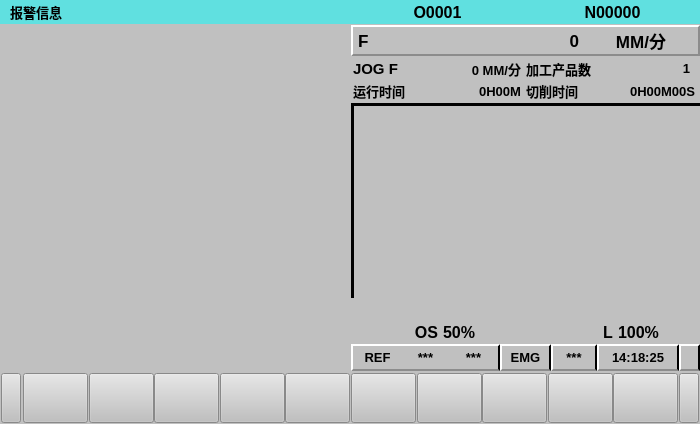
<?xml version="1.0" encoding="UTF-8"?>
<ui version="4.0">
 <class>Form</class>
 <widget class="QWidget" name="Form">
  <property name="geometry">
   <rect>
    <x>0</x>
    <y>0</y>
    <width>700</width>
    <height>424</height>
   </rect>
  </property>
  <property name="minimumSize">
   <size>
    <width>700</width>
    <height>424</height>
   </size>
  </property>
  <property name="maximumSize">
   <size>
    <width>700</width>
    <height>424</height>
   </size>
  </property>
  <property name="windowTitle">
   <string>Form</string>
  </property>
  <property name="styleSheet">
   <string notr="true">background-color: rgb(192, 192, 192);</string>
  </property>
  <layout class="QVBoxLayout" name="verticalLayout" stretch="5,71,10">
   <property name="spacing">
    <number>1</number>
   </property>
   <property name="leftMargin">
    <number>0</number>
   </property>
   <property name="topMargin">
    <number>0</number>
   </property>
   <property name="rightMargin">
    <number>0</number>
   </property>
   <property name="bottomMargin">
    <number>0</number>
   </property>
   <item>
    <widget class="QWidget" name="widget" native="true">
     <property name="styleSheet">
      <string notr="true">background-color: rgb(96, 224, 224);</string>
     </property>
     <layout class="QHBoxLayout" name="horizontalLayout" stretch="1,1,1,1">
      <property name="spacing">
       <number>0</number>
      </property>
      <property name="leftMargin">
       <number>0</number>
      </property>
      <property name="topMargin">
       <number>0</number>
      </property>
      <property name="rightMargin">
       <number>0</number>
      </property>
      <property name="bottomMargin">
       <number>0</number>
      </property>
      <item>
       <widget class="QLabel" name="label">
        <property name="font">
         <font>
          <pointsize>10</pointsize>
          <weight>75</weight>
          <bold>true</bold>
         </font>
        </property>
        <property name="styleSheet">
         <string notr="true"/>
        </property>
        <property name="text">
         <string>报警信息</string>
        </property>
        <property name="indent">
         <number>10</number>
        </property>
       </widget>
      </item>
      <item>
       <widget class="QLabel" name="label_2">
        <property name="styleSheet">
         <string notr="true"/>
        </property>
        <property name="text">
         <string/>
        </property>
       </widget>
      </item>
      <item>
       <widget class="QLabel" name="Lab_File_Name">
        <property name="font">
         <font>
          <pointsize>12</pointsize>
          <weight>75</weight>
          <bold>true</bold>
         </font>
        </property>
        <property name="styleSheet">
         <string notr="true"/>
        </property>
        <property name="text">
         <string>O0001</string>
        </property>
        <property name="alignment">
         <set>Qt::AlignCenter</set>
        </property>
       </widget>
      </item>
      <item>
       <widget class="QLabel" name="Lab_LineNum">
        <property name="font">
         <font>
          <pointsize>12</pointsize>
          <weight>75</weight>
          <bold>true</bold>
         </font>
        </property>
        <property name="styleSheet">
         <string notr="true"/>
        </property>
        <property name="text">
         <string>N00000</string>
        </property>
        <property name="alignment">
         <set>Qt::AlignCenter</set>
        </property>
       </widget>
      </item>
     </layout>
    </widget>
   </item>
   <item>
    <widget class="QWidget" name="widget_2" native="true">
     <property name="styleSheet">
      <string notr="true"/>
     </property>
     <layout class="QGridLayout" name="gridLayout" rowstretch="3,2" columnstretch="1,1">
      <property name="leftMargin">
       <number>0</number>
      </property>
      <property name="topMargin">
       <number>0</number>
      </property>
      <property name="rightMargin">
       <number>0</number>
      </property>
      <property name="bottomMargin">
       <number>0</number>
      </property>
      <property name="spacing">
       <number>1</number>
      </property>
      <item row="0" column="0">
       <widget class="QWidget" name="window_position" native="true">
        <property name="styleSheet">
         <string notr="true"/>
        </property>
       </widget>
      </item>
      <item row="0" column="1" rowspan="2">
       <widget class="QWidget" name="widget_4" native="true">
        <property name="styleSheet">
         <string notr="true"/>
        </property>
        <layout class="QVBoxLayout" name="verticalLayout_2" stretch="7,10,44,10,6">
         <property name="spacing">
          <number>1</number>
         </property>
         <property name="leftMargin">
          <number>0</number>
         </property>
         <property name="topMargin">
          <number>0</number>
         </property>
         <property name="rightMargin">
          <number>0</number>
         </property>
         <property name="bottomMargin">
          <number>0</number>
         </property>
         <item>
          <widget class="QWidget" name="widget_7" native="true">
           <property name="styleSheet">
            <string notr="true"/>
           </property>
           <layout class="QHBoxLayout" name="horizontalLayout_3" stretch="1,1,1">
            <property name="spacing">
             <number>0</number>
            </property>
            <property name="leftMargin">
             <number>0</number>
            </property>
            <property name="topMargin">
             <number>0</number>
            </property>
            <property name="rightMargin">
             <number>0</number>
            </property>
            <property name="bottomMargin">
             <number>0</number>
            </property>
            <item>
             <widget class="QLabel" name="label_5">
              <property name="font">
               <font>
                <pointsize>13</pointsize>
                <weight>75</weight>
                <bold>true</bold>
               </font>
              </property>
              <property name="styleSheet">
               <string notr="true">border-left: 2px solid white;
border-top: 2px solid white;
border-bottom: 2px solid rgb(140,140,140);</string>
              </property>
              <property name="text">
               <string>F</string>
              </property>
              <property name="indent">
               <number>5</number>
              </property>
             </widget>
            </item>
            <item>
             <widget class="QLabel" name="Lab_Auto_FSpeed">
              <property name="font">
               <font>
                <pointsize>13</pointsize>
                <weight>75</weight>
                <bold>true</bold>
               </font>
              </property>
              <property name="styleSheet">
               <string notr="true">border-top: 2px solid white;
border-bottom: 2px solid rgb(140,140,140);</string>
              </property>
              <property name="text">
               <string>0</string>
              </property>
              <property name="alignment">
               <set>Qt::AlignRight|Qt::AlignTrailing|Qt::AlignVCenter</set>
              </property>
              <property name="indent">
               <number>5</number>
              </property>
             </widget>
            </item>
            <item>
             <widget class="QLabel" name="label_7">
              <property name="font">
               <font>
                <pointsize>13</pointsize>
                <weight>75</weight>
                <bold>true</bold>
               </font>
              </property>
              <property name="styleSheet">
               <string notr="true">border-right: 2px solid rgb(140,140,140);
border-top: 2px solid white;
border-bottom: 2px solid rgb(140,140,140);</string>
              </property>
              <property name="text">
               <string>MM/分</string>
              </property>
              <property name="alignment">
               <set>Qt::AlignCenter</set>
              </property>
             </widget>
            </item>
           </layout>
          </widget>
         </item>
         <item>
          <widget class="QWidget" name="widget_8" native="true">
           <property name="styleSheet">
            <string notr="true"/>
           </property>
           <layout class="QGridLayout" name="gridLayout_2" rowstretch="1,1" columnstretch="1,1,1,1">
            <property name="leftMargin">
             <number>0</number>
            </property>
            <property name="topMargin">
             <number>0</number>
            </property>
            <property name="rightMargin">
             <number>0</number>
            </property>
            <property name="bottomMargin">
             <number>0</number>
            </property>
            <property name="spacing">
             <number>0</number>
            </property>
            <item row="0" column="0">
             <widget class="QLabel" name="label_8">
              <property name="font">
               <font>
                <pointsize>11</pointsize>
                <weight>75</weight>
                <bold>true</bold>
               </font>
              </property>
              <property name="styleSheet">
               <string notr="true"/>
              </property>
              <property name="text">
               <string>JOG F</string>
              </property>
              <property name="indent">
               <number>2</number>
              </property>
             </widget>
            </item>
            <item row="0" column="1">
             <widget class="QLabel" name="Lab_FSpeed">
              <property name="font">
               <font>
                <pointsize>10</pointsize>
                <weight>75</weight>
                <bold>true</bold>
               </font>
              </property>
              <property name="styleSheet">
               <string notr="true"/>
              </property>
              <property name="text">
               <string>0 MM/分</string>
              </property>
              <property name="alignment">
               <set>Qt::AlignRight|Qt::AlignTrailing|Qt::AlignVCenter</set>
              </property>
              <property name="indent">
               <number>5</number>
              </property>
             </widget>
            </item>
            <item row="0" column="2">
             <widget class="QLabel" name="label_12">
              <property name="font">
               <font>
                <pointsize>10</pointsize>
                <weight>75</weight>
                <bold>true</bold>
               </font>
              </property>
              <property name="styleSheet">
               <string notr="true"/>
              </property>
              <property name="text">
               <string>加工产品数</string>
              </property>
             </widget>
            </item>
            <item row="0" column="3">
             <widget class="QLabel" name="Lab_Num">
              <property name="font">
               <font>
                <pointsize>10</pointsize>
                <weight>75</weight>
                <bold>true</bold>
               </font>
              </property>
              <property name="styleSheet">
               <string notr="true"/>
              </property>
              <property name="text">
               <string>1</string>
              </property>
              <property name="alignment">
               <set>Qt::AlignRight|Qt::AlignTrailing|Qt::AlignVCenter</set>
              </property>
              <property name="indent">
               <number>10</number>
              </property>
             </widget>
            </item>
            <item row="1" column="0">
             <widget class="QLabel" name="label_9">
              <property name="font">
               <font>
                <pointsize>10</pointsize>
                <weight>75</weight>
                <bold>true</bold>
               </font>
              </property>
              <property name="styleSheet">
               <string notr="true"/>
              </property>
              <property name="text">
               <string>运行时间</string>
              </property>
              <property name="indent">
               <number>2</number>
              </property>
             </widget>
            </item>
            <item row="1" column="1">
             <widget class="QLabel" name="Lab_Time_Run">
              <property name="font">
               <font>
                <pointsize>10</pointsize>
                <weight>75</weight>
                <bold>true</bold>
               </font>
              </property>
              <property name="styleSheet">
               <string notr="true"/>
              </property>
              <property name="text">
               <string>0H00M</string>
              </property>
              <property name="alignment">
               <set>Qt::AlignRight|Qt::AlignTrailing|Qt::AlignVCenter</set>
              </property>
              <property name="indent">
               <number>5</number>
              </property>
             </widget>
            </item>
            <item row="1" column="2">
             <widget class="QLabel" name="label_13">
              <property name="font">
               <font>
                <pointsize>10</pointsize>
                <weight>75</weight>
                <bold>true</bold>
               </font>
              </property>
              <property name="styleSheet">
               <string notr="true"/>
              </property>
              <property name="text">
               <string>切削时间</string>
              </property>
             </widget>
            </item>
            <item row="1" column="3">
             <widget class="QLabel" name="Lab_Time_Cut">
              <property name="font">
               <font>
                <pointsize>10</pointsize>
                <weight>75</weight>
                <bold>true</bold>
               </font>
              </property>
              <property name="styleSheet">
               <string notr="true"/>
              </property>
              <property name="text">
               <string>0H00M00S</string>
              </property>
              <property name="alignment">
               <set>Qt::AlignRight|Qt::AlignTrailing|Qt::AlignVCenter</set>
              </property>
              <property name="indent">
               <number>5</number>
              </property>
             </widget>
            </item>
           </layout>
          </widget>
         </item>
         <item>
          <widget class="QWidget" name="window_message" native="true">
           <property name="styleSheet">
            <string notr="true">border-left: 3px solid black;
border-top: 3px solid black;</string>
           </property>
          </widget>
         </item>
         <item>
          <widget class="QWidget" name="widget_10" native="true">
           <property name="styleSheet">
            <string notr="true"/>
           </property>
           <layout class="QGridLayout" name="gridLayout_3" rowstretch="1,1" columnstretch="1,1,1,1">
            <property name="leftMargin">
             <number>0</number>
            </property>
            <property name="topMargin">
             <number>0</number>
            </property>
            <property name="rightMargin">
             <number>0</number>
            </property>
            <property name="bottomMargin">
             <number>0</number>
            </property>
            <property name="spacing">
             <number>0</number>
            </property>
            <item row="0" column="0" colspan="4">
             <widget class="QLabel" name="label_6">
              <property name="styleSheet">
               <string notr="true"/>
              </property>
              <property name="text">
               <string/>
              </property>
             </widget>
            </item>
            <item row="1" column="0">
             <widget class="QLabel" name="label_10">
              <property name="font">
               <font>
                <pointsize>12</pointsize>
                <weight>75</weight>
                <bold>true</bold>
               </font>
              </property>
              <property name="styleSheet">
               <string notr="true"/>
              </property>
              <property name="text">
               <string>OS</string>
              </property>
              <property name="alignment">
               <set>Qt::AlignRight|Qt::AlignTrailing|Qt::AlignVCenter</set>
              </property>
             </widget>
            </item>
            <item row="1" column="1">
             <widget class="QLabel" name="Lab_OSper">
              <property name="font">
               <font>
                <pointsize>12</pointsize>
                <weight>75</weight>
                <bold>true</bold>
               </font>
              </property>
              <property name="styleSheet">
               <string notr="true"/>
              </property>
              <property name="text">
               <string>50%</string>
              </property>
              <property name="indent">
               <number>5</number>
              </property>
             </widget>
            </item>
            <item row="1" column="2">
             <widget class="QLabel" name="label_11">
              <property name="font">
               <font>
                <pointsize>12</pointsize>
                <weight>75</weight>
                <bold>true</bold>
               </font>
              </property>
              <property name="styleSheet">
               <string notr="true"/>
              </property>
              <property name="text">
               <string>L</string>
              </property>
              <property name="alignment">
               <set>Qt::AlignRight|Qt::AlignTrailing|Qt::AlignVCenter</set>
              </property>
             </widget>
            </item>
            <item row="1" column="3">
             <widget class="QLabel" name="Lab_Lper">
              <property name="font">
               <font>
                <pointsize>12</pointsize>
                <weight>75</weight>
                <bold>true</bold>
               </font>
              </property>
              <property name="styleSheet">
               <string notr="true"/>
              </property>
              <property name="text">
               <string>100%</string>
              </property>
              <property name="indent">
               <number>5</number>
              </property>
             </widget>
            </item>
           </layout>
          </widget>
         </item>
         <item>
          <widget class="QWidget" name="widget_11" native="true">
           <property name="styleSheet">
            <string notr="true"/>
           </property>
           <layout class="QHBoxLayout" name="horizontalLayout_4" stretch="10,9,10,10,9,16,4">
            <property name="spacing">
             <number>0</number>
            </property>
            <property name="leftMargin">
             <number>0</number>
            </property>
            <property name="topMargin">
             <number>0</number>
            </property>
            <property name="rightMargin">
             <number>0</number>
            </property>
            <property name="bottomMargin">
             <number>0</number>
            </property>
            <item>
             <widget class="QLabel" name="Lab_Mode">
              <property name="minimumSize">
               <size>
                <width>0</width>
                <height>0</height>
               </size>
              </property>
              <property name="maximumSize">
               <size>
                <width>16777215</width>
                <height>16777215</height>
               </size>
              </property>
              <property name="font">
               <font>
                <pointsize>10</pointsize>
                <weight>75</weight>
                <bold>true</bold>
               </font>
              </property>
              <property name="styleSheet">
               <string notr="true">border-left: 2px solid white;
border-top: 2px solid white;
border-bottom: 2px solid rgb(140,140,140);</string>
              </property>
              <property name="text">
               <string>REF</string>
              </property>
              <property name="alignment">
               <set>Qt::AlignCenter</set>
              </property>
             </widget>
            </item>
            <item>
             <widget class="QLabel" name="label_15">
              <property name="minimumSize">
               <size>
                <width>0</width>
                <height>0</height>
               </size>
              </property>
              <property name="maximumSize">
               <size>
                <width>16777215</width>
                <height>16777215</height>
               </size>
              </property>
              <property name="font">
               <font>
                <pointsize>10</pointsize>
                <weight>75</weight>
                <bold>true</bold>
               </font>
              </property>
              <property name="styleSheet">
               <string notr="true">border-top: 2px solid white;
border-bottom: 2px solid rgb(140,140,140);</string>
              </property>
              <property name="text">
               <string>***</string>
              </property>
              <property name="alignment">
               <set>Qt::AlignCenter</set>
              </property>
             </widget>
            </item>
            <item>
             <widget class="QLabel" name="label_16">
              <property name="minimumSize">
               <size>
                <width>0</width>
                <height>0</height>
               </size>
              </property>
              <property name="maximumSize">
               <size>
                <width>16777215</width>
                <height>16777215</height>
               </size>
              </property>
              <property name="font">
               <font>
                <pointsize>10</pointsize>
                <weight>75</weight>
                <bold>true</bold>
               </font>
              </property>
              <property name="styleSheet">
               <string notr="true">border-top: 2px solid white;
border-right: 2px solid black;
border-bottom: 2px solid rgb(140,140,140);</string>
              </property>
              <property name="text">
               <string>***</string>
              </property>
              <property name="alignment">
               <set>Qt::AlignCenter</set>
              </property>
             </widget>
            </item>
            <item>
             <widget class="QLabel" name="Lab_EMG">
              <property name="minimumSize">
               <size>
                <width>0</width>
                <height>0</height>
               </size>
              </property>
              <property name="maximumSize">
               <size>
                <width>16777215</width>
                <height>16777215</height>
               </size>
              </property>
              <property name="font">
               <font>
                <pointsize>10</pointsize>
                <weight>75</weight>
                <bold>true</bold>
               </font>
              </property>
              <property name="styleSheet">
               <string notr="true">border-top: 2px solid white;
border-left: 2px solid white;
border-right: 2px solid black;
border-bottom: 2px solid rgb(140,140,140);</string>
              </property>
              <property name="text">
               <string>EMG</string>
              </property>
              <property name="alignment">
               <set>Qt::AlignCenter</set>
              </property>
             </widget>
            </item>
            <item>
             <widget class="QLabel" name="Lab_ALM">
              <property name="minimumSize">
               <size>
                <width>0</width>
                <height>0</height>
               </size>
              </property>
              <property name="maximumSize">
               <size>
                <width>16777215</width>
                <height>16777215</height>
               </size>
              </property>
              <property name="font">
               <font>
                <pointsize>10</pointsize>
                <weight>75</weight>
                <bold>true</bold>
               </font>
              </property>
              <property name="styleSheet">
               <string notr="true">border-left: 2px solid white;
border-top: 2px solid white;
border-right: 2px solid black;
border-bottom: 2px solid rgb(140,140,140);</string>
              </property>
              <property name="text">
               <string>***</string>
              </property>
              <property name="alignment">
               <set>Qt::AlignCenter</set>
              </property>
             </widget>
            </item>
            <item>
             <widget class="QLabel" name="Lab_Date">
              <property name="minimumSize">
               <size>
                <width>0</width>
                <height>0</height>
               </size>
              </property>
              <property name="maximumSize">
               <size>
                <width>16777215</width>
                <height>16777215</height>
               </size>
              </property>
              <property name="font">
               <font>
                <pointsize>10</pointsize>
                <weight>75</weight>
                <bold>true</bold>
               </font>
              </property>
              <property name="styleSheet">
               <string notr="true">border-left: 2px solid white;
border-top: 2px solid white;
border-right: 2px solid black;
border-bottom: 2px solid rgb(140,140,140);</string>
              </property>
              <property name="text">
               <string>14:18:25</string>
              </property>
              <property name="alignment">
               <set>Qt::AlignCenter</set>
              </property>
             </widget>
            </item>
            <item>
             <widget class="QLabel" name="label_20">
              <property name="minimumSize">
               <size>
                <width>0</width>
                <height>0</height>
               </size>
              </property>
              <property name="maximumSize">
               <size>
                <width>16777215</width>
                <height>16777215</height>
               </size>
              </property>
              <property name="font">
               <font>
                <pointsize>10</pointsize>
                <weight>75</weight>
                <bold>true</bold>
               </font>
              </property>
              <property name="styleSheet">
               <string notr="true">border-left: 2px solid white;
border-top: 2px solid white;
border-right: 2px solid black;
border-bottom: 2px solid rgb(140,140,140);</string>
              </property>
              <property name="text">
               <string/>
              </property>
             </widget>
            </item>
           </layout>
          </widget>
         </item>
        </layout>
       </widget>
      </item>
      <item row="1" column="0">
       <widget class="QWidget" name="Lab_Modal" native="true">
        <property name="styleSheet">
         <string notr="true"/>
        </property>
       </widget>
      </item>
     </layout>
    </widget>
   </item>
   <item>
    <widget class="QWidget" name="widget_3" native="true">
     <property name="styleSheet">
      <string notr="true"/>
     </property>
     <layout class="QHBoxLayout" name="horizontalLayout_2">
      <property name="spacing">
       <number>2</number>
      </property>
      <property name="leftMargin">
       <number>1</number>
      </property>
      <property name="topMargin">
       <number>1</number>
      </property>
      <property name="rightMargin">
       <number>1</number>
      </property>
      <property name="bottomMargin">
       <number>1</number>
      </property>
      <item>
       <widget class="QPushButton" name="Btn_BACK">
        <property name="minimumSize">
         <size>
          <width>20</width>
          <height>50</height>
         </size>
        </property>
        <property name="maximumSize">
         <size>
          <width>20</width>
          <height>50</height>
         </size>
        </property>
        <property name="font">
         <font>
          <pointsize>13</pointsize>
          <weight>75</weight>
          <bold>true</bold>
         </font>
        </property>
        <property name="styleSheet">
         <string notr="true">color: rgb(3, 255, 255);</string>
        </property>
        <property name="text">
         <string/>
        </property>
       </widget>
      </item>
      <item>
       <widget class="CRTSoftBtn" name="Btn_One">
        <property name="minimumSize">
         <size>
          <width>65</width>
          <height>50</height>
         </size>
        </property>
        <property name="maximumSize">
         <size>
          <width>65</width>
          <height>50</height>
         </size>
        </property>
        <property name="styleSheet">
         <string notr="true"/>
        </property>
        <property name="text">
         <string/>
        </property>
        <property name="checkable">
         <bool>true</bool>
        </property>
       </widget>
      </item>
      <item>
       <widget class="CRTSoftBtn" name="Btn_Two">
        <property name="minimumSize">
         <size>
          <width>65</width>
          <height>50</height>
         </size>
        </property>
        <property name="maximumSize">
         <size>
          <width>65</width>
          <height>50</height>
         </size>
        </property>
        <property name="styleSheet">
         <string notr="true"/>
        </property>
        <property name="text">
         <string/>
        </property>
        <property name="checkable">
         <bool>true</bool>
        </property>
       </widget>
      </item>
      <item>
       <widget class="CRTSoftBtn" name="Btn_Three">
        <property name="minimumSize">
         <size>
          <width>65</width>
          <height>50</height>
         </size>
        </property>
        <property name="maximumSize">
         <size>
          <width>65</width>
          <height>50</height>
         </size>
        </property>
        <property name="styleSheet">
         <string notr="true"/>
        </property>
        <property name="text">
         <string/>
        </property>
        <property name="checkable">
         <bool>true</bool>
        </property>
       </widget>
      </item>
      <item>
       <widget class="CRTSoftBtn" name="Btn_Four">
        <property name="minimumSize">
         <size>
          <width>65</width>
          <height>50</height>
         </size>
        </property>
        <property name="maximumSize">
         <size>
          <width>65</width>
          <height>50</height>
         </size>
        </property>
        <property name="styleSheet">
         <string notr="true"/>
        </property>
        <property name="text">
         <string/>
        </property>
        <property name="checkable">
         <bool>true</bool>
        </property>
       </widget>
      </item>
      <item>
       <widget class="CRTSoftBtn" name="Btn_Five">
        <property name="minimumSize">
         <size>
          <width>65</width>
          <height>50</height>
         </size>
        </property>
        <property name="maximumSize">
         <size>
          <width>65</width>
          <height>50</height>
         </size>
        </property>
        <property name="styleSheet">
         <string notr="true"/>
        </property>
        <property name="text">
         <string/>
        </property>
        <property name="checkable">
         <bool>true</bool>
        </property>
       </widget>
      </item>
      <item>
       <widget class="CRTSoftBtn" name="Btn_Six">
        <property name="minimumSize">
         <size>
          <width>65</width>
          <height>50</height>
         </size>
        </property>
        <property name="maximumSize">
         <size>
          <width>65</width>
          <height>50</height>
         </size>
        </property>
        <property name="styleSheet">
         <string notr="true"/>
        </property>
        <property name="text">
         <string/>
        </property>
        <property name="checkable">
         <bool>true</bool>
        </property>
       </widget>
      </item>
      <item>
       <widget class="CRTSoftBtn" name="Btn_Seven">
        <property name="minimumSize">
         <size>
          <width>65</width>
          <height>50</height>
         </size>
        </property>
        <property name="maximumSize">
         <size>
          <width>65</width>
          <height>50</height>
         </size>
        </property>
        <property name="styleSheet">
         <string notr="true"/>
        </property>
        <property name="text">
         <string/>
        </property>
        <property name="checkable">
         <bool>true</bool>
        </property>
       </widget>
      </item>
      <item>
       <widget class="CRTSoftBtn" name="Btn_Eight">
        <property name="minimumSize">
         <size>
          <width>65</width>
          <height>50</height>
         </size>
        </property>
        <property name="maximumSize">
         <size>
          <width>65</width>
          <height>50</height>
         </size>
        </property>
        <property name="styleSheet">
         <string notr="true"/>
        </property>
        <property name="text">
         <string/>
        </property>
        <property name="checkable">
         <bool>true</bool>
        </property>
       </widget>
      </item>
      <item>
       <widget class="CRTSoftBtn" name="Btn_Nine">
        <property name="minimumSize">
         <size>
          <width>65</width>
          <height>50</height>
         </size>
        </property>
        <property name="maximumSize">
         <size>
          <width>65</width>
          <height>50</height>
         </size>
        </property>
        <property name="styleSheet">
         <string notr="true"/>
        </property>
        <property name="text">
         <string/>
        </property>
        <property name="checkable">
         <bool>true</bool>
        </property>
       </widget>
      </item>
      <item>
       <widget class="CRTSoftBtn" name="Btn_Ten">
        <property name="minimumSize">
         <size>
          <width>65</width>
          <height>50</height>
         </size>
        </property>
        <property name="maximumSize">
         <size>
          <width>65</width>
          <height>50</height>
         </size>
        </property>
        <property name="styleSheet">
         <string notr="true"/>
        </property>
        <property name="text">
         <string/>
        </property>
        <property name="checkable">
         <bool>true</bool>
        </property>
       </widget>
      </item>
      <item>
       <widget class="QPushButton" name="Btn_GO">
        <property name="minimumSize">
         <size>
          <width>20</width>
          <height>50</height>
         </size>
        </property>
        <property name="maximumSize">
         <size>
          <width>20</width>
          <height>50</height>
         </size>
        </property>
        <property name="font">
         <font>
          <pointsize>13</pointsize>
          <weight>75</weight>
          <bold>true</bold>
         </font>
        </property>
        <property name="styleSheet">
         <string notr="true">color: rgb(3, 255, 255);</string>
        </property>
        <property name="text">
         <string/>
        </property>
       </widget>
      </item>
     </layout>
    </widget>
   </item>
  </layout>
 </widget>
 <customwidgets>
  <customwidget>
   <class>CRTSoftBtn</class>
   <extends>QPushButton</extends>
   <header>CRT_Soft_Btn</header>
  </customwidget>
 </customwidgets>
 <resources/>
 <connections/>
</ui>
